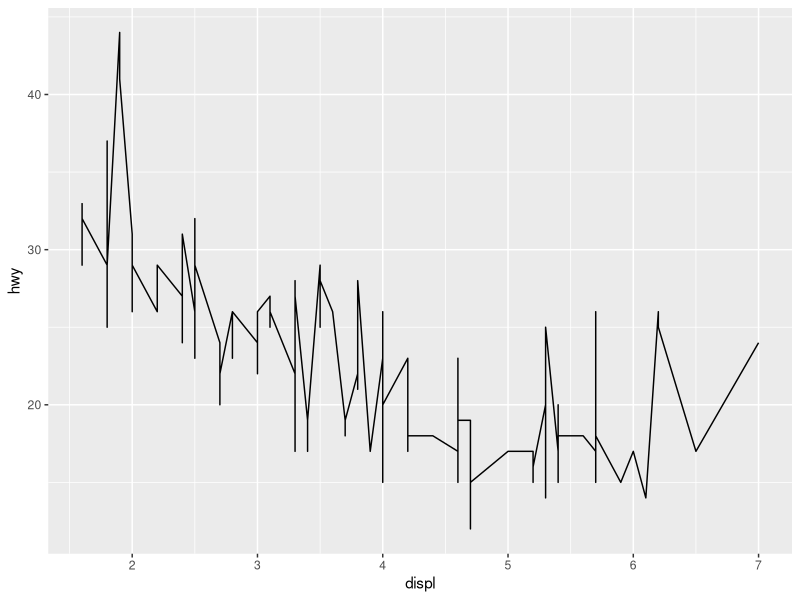
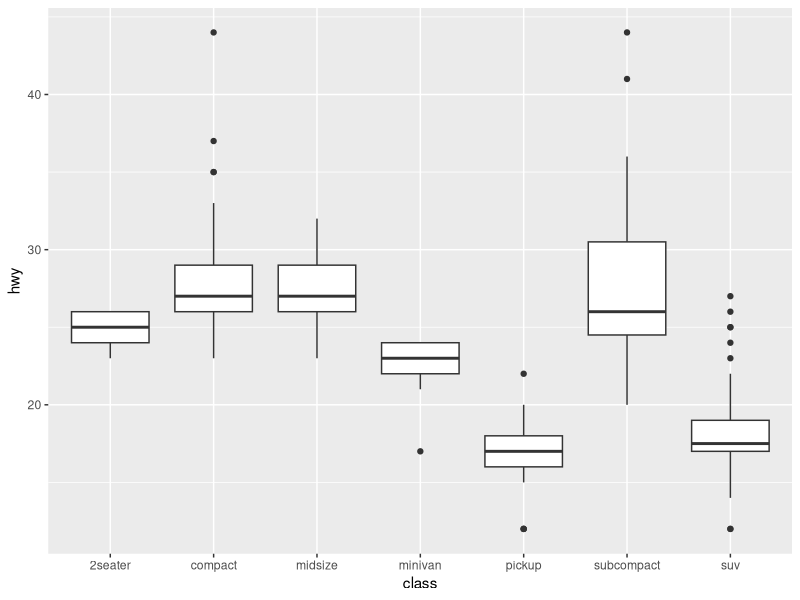
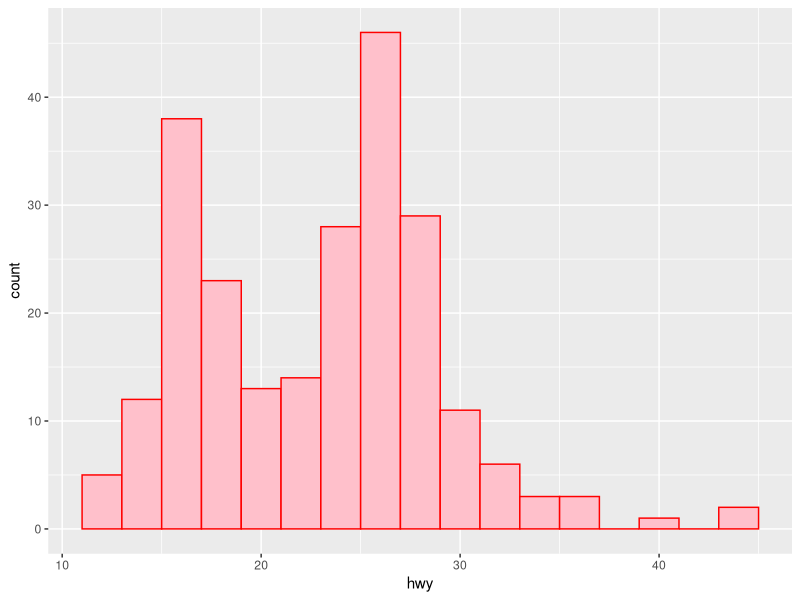
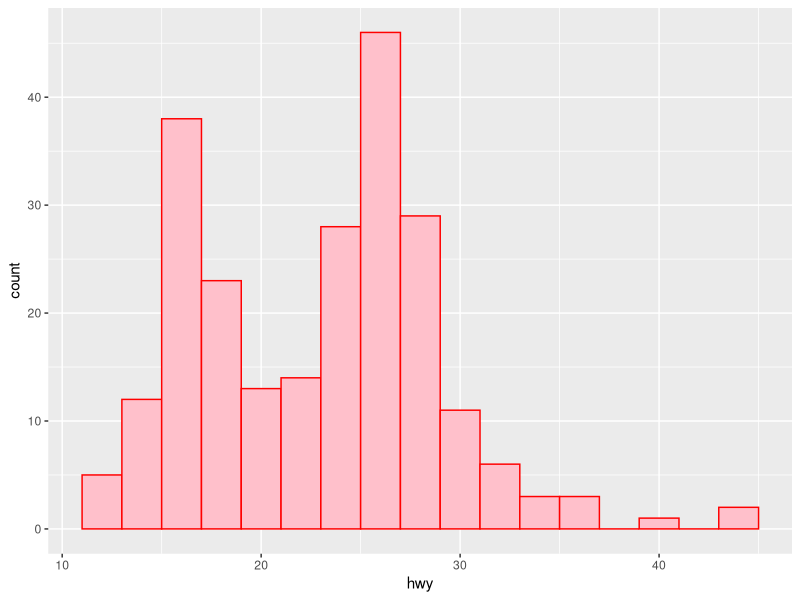
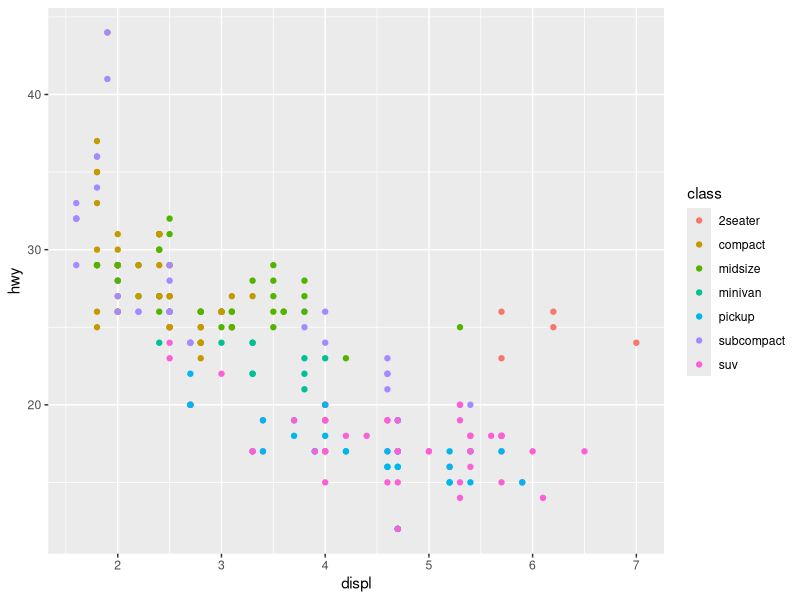
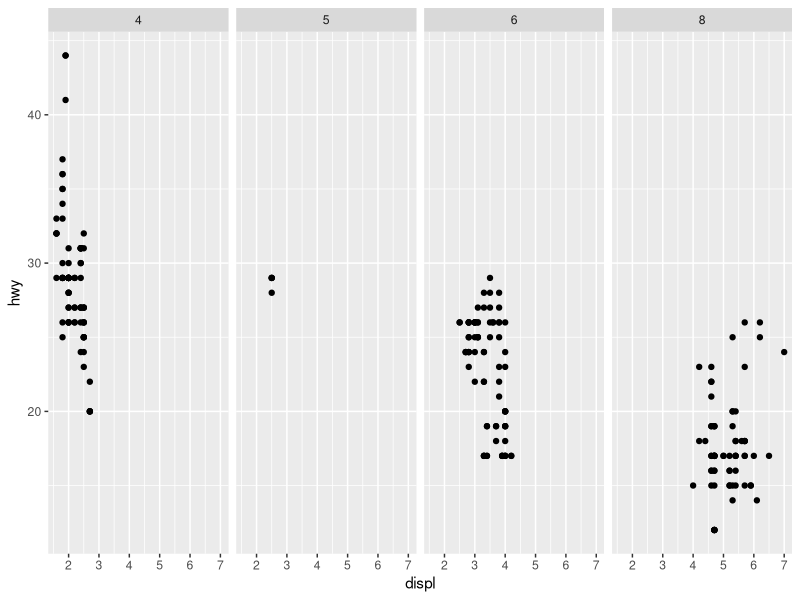
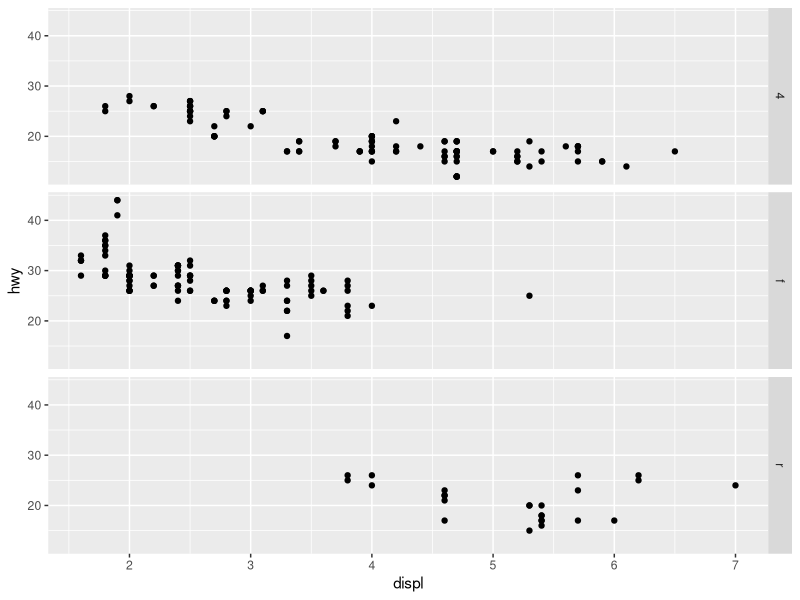
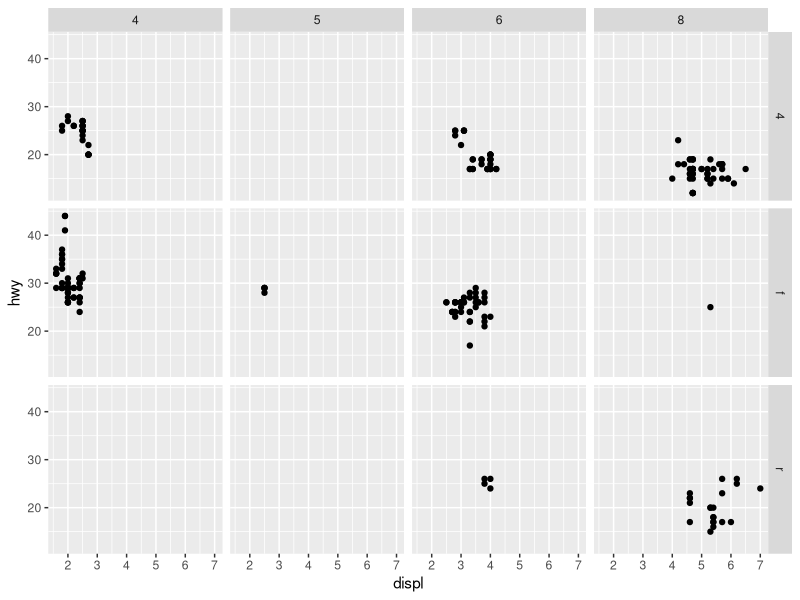

Write the R code that produced these figures, in order.
## ---- chunk 1
knitr::opts_chunk$set(echo = TRUE, comment="")
library(tidyverse)
## ---- chunk 2
mpg
## ---- chunk 3
ggplot(data = mpg) +
  geom_line(mapping = aes(x=displ, y=hwy))
## ---- chunk 4
ggplot(data = mpg) +
  geom_boxplot(mapping = aes(x = class, y = hwy))
## ---- chunk 5
ggplot(data = mpg) +
  geom_histogram(mapping = aes(x = hwy), binwidth=2, fill="pink", col="red")
## ---- chunk 6
ggplot(data = mpg) +
  geom_histogram(mapping = aes(x = hwy), binwidth=2, fill="pink", col="red")
## ---- chunk 7
ggplot(data = mpg) +
  geom_point(mapping = aes(x = displ, y = hwy, color=class))
## ---- chunk 8
# Makes a plot that the commands below will modify
q <- ggplot(mpg) + geom_point(aes(x = displ, y = hwy))

q + facet_grid(. ~ cyl)
q + facet_grid(drv ~ .)
q + facet_grid(drv ~ cyl)
q + facet_wrap(~ class)
## ---- chunk 9

## ---- chunk 10
ggplot(mpg) + 
  geom_point(aes(displ, hwy)) +
  geom_smooth(aes(displ, hwy))
